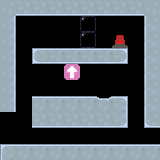

This is a level from a 2D game, rendered from its Tiled map with the project's own tilesets. A one-line summary and the complete map file follow:
An orthogonal 10x10 tile map with 16x16 px tiles, 1 tile layer (Tile Layer 1) and 4 objects (block, player_spawn, door, button).

<map version="1.10" tiledversion="1.10.2" orientation="orthogonal" renderorder="right-down" width="10" height="10" tilewidth="16" tileheight="16" infinite="0" nextlayerid="4" nextobjectid="9">
 <tileset firstgid="1" source="tiles.tsx" />
 <layer id="1" name="Tile Layer 1" width="10" height="10">
  <data encoding="csv">
9,15,15,15,15,15,15,15,15,9,
10,0,0,0,0,1,0,0,0,8,
10,0,0,0,0,1,0,12,0,8,
10,0,20,21,21,21,21,22,0,8,
10,0,0,0,7,0,0,0,0,8,
10,0,0,0,0,0,0,0,0,8,
10,0,3,3,3,3,19,4,0,8,
0,0,15,15,15,15,15,16,0,14,
0,0,0,0,0,0,0,0,0,0,
2,3,3,3,3,3,3,3,3,3
</data>
 </layer>
 <objectgroup id="2" name="Object Layer 1">
  <object id="1" name="Block" type="block" gid="7" x="49.8278" y="78.2732" width="12.4729" height="12.4729" />
  <object id="5" name="Player Spawn" type="player_spawn" x="6.0246" y="138.837">
   <point />
  </object>
  <object id="7" name="Door" type="door" gid="24" x="144" y="144" width="16" height="16">
   <properties>
    <property name="onTrigger" value="open" />
   </properties>
  </object>
  <object id="8" name="Button" type="button" gid="12" x="96" y="96" width="16" height="16">
   <properties>
    <property name="onImage" type="int" value="17" />
    <property name="trigger" type="object" value="7" />
   </properties>
  </object>
 </objectgroup>
</map>
